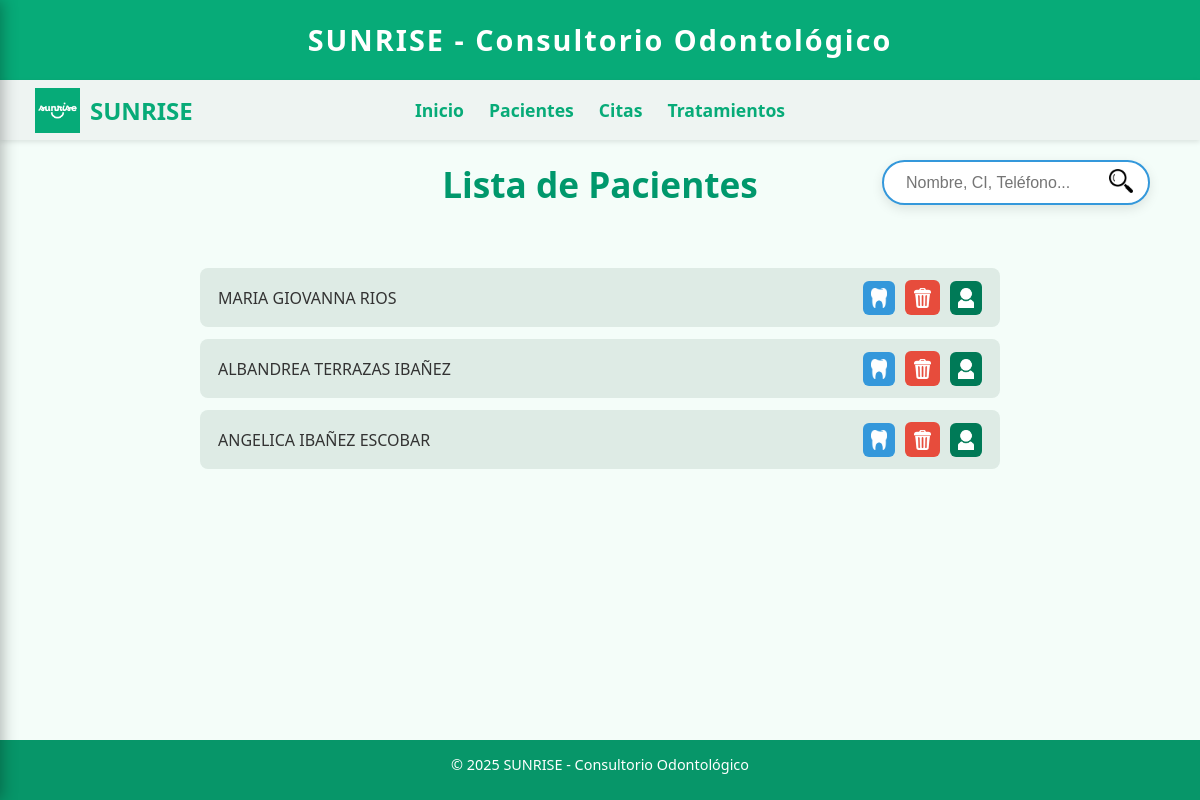
/pacientes/ (signed in), run on the app's committed database.
### SUNRISE/models.py (models this page shows, shortened)
class Paciente(models.Model):
    nombre = models.CharField(max_length=100)
    apellido = models.CharField(max_length=100)
    ci = models.CharField(max_length=20, blank=True, null=True)
    fecha_nacimiento = models.DateField(blank=True, null=True)
    genero = models.CharField(max_length=10, choices=[('masculino', 'Masculino'), ('femenino', 'Femenino')], default='masculino')
    ocupacion = models.CharField(max_length=100, blank=True, null=True)
    telefono = models.CharField(max_length=20, blank=True, null=True)
    fecha_creacion = models.DateTimeField(auto_now_add=True)
    motivo_consulta = models.TextField(blank=True, null=True)
    enfermedad_actual = models.TextField(blank=True, null=True)
    antecedentes_familiares_patologicos = models.TextField(blank=True, null=True)
    anemia = models.CharField(max_length=10, choices=[('si', 'Sí'), ('no', 'No'), ('pendiente', 'Pendiente')], default='pendiente')
    cardiopatias = models.CharField(max_length=10, choices=[('si', 'Sí'), ('no', 'No'), ('pendiente', 'Pendiente')], default='pendiente')
    diabetes = models.CharField(max_length=10, choices=[('si', 'Sí'), ('no', 'No'), ('pendiente', 'Pendiente')], default='pendiente')
    enf_gastricas = models.CharField(max_length=10, choices=[('si', 'Sí'), ('no', 'No'), ('pendiente', 'Pendiente')], default='pendiente')
    epilepsia = models.CharField(max_length=10, choices=[('si', 'Sí'), ('no', 'No'), ('pendiente', 'Pendiente')], default='pendiente')
    hipertencion = models.CharField(max_length=10, choices=[('si', 'Sí'), ('no', 'No'), ('pendiente', 'Pendiente')], default='pendiente')
    vih = models.CharField(max_length=10, choices=[('si', 'Sí'), ('no', 'No'), ('pendiente', 'Pendiente')], default='pendiente')
    observaciones_patologicos = models.TextField(blank=True, null=True)
    tratamiento_medico_actual = models.CharField(max_length=10, choices=[('si', 'Sí'), ('no', 'No'), ('pendiente', 'Pendiente')], default='pendiente')
    tratamiento_medico_desc = models.TextField(blank=True, null=True)
    toma_medicamentos = models.CharField(max_length=10, choices=[('si', 'Sí'), ('no', 'No'), ('pendiente', 'Pendiente')], default='pendiente')
    medicamentos_desc = models.TextField(blank=True, null=True)
    alergias = models.CharField(max_length=10, choices=[('si', 'Sí'), ('no', 'No'), ('pendiente', 'Pendiente')], default='pendiente')
    alergias_desc = models.TextField(blank=True, null=True)
    intervencion_quirurgica = models.CharField(max_length=10, choices=[('si', 'Sí'), ('no', 'No'), ('pendiente', 'Pendiente')], default='pendiente')
    intervencion_quirurgica_desc = models.TextField(blank=True, null=True)
    reaccion_anestecia = models.CharField(max_length=10, choices=[('si', 'Sí'), ('no', 'No'), ('pendiente', 'Pendiente')], default='pendiente')
    reaccion_anestecia_desc = models.TextField(blank=True, null=True)
    hemorragia_exodoncia = models.CharField(max_length=10, choices=[('si', 'Sí'), ('no', 'No'), ('pendiente', 'Pendiente')], default='pendiente')
    hemorragia_exodoncia_desc = models.TextField(blank=True, null=True)
    alteraciones_cicatrizacion = models.CharField(max_length=10, choices=[('si', 'Sí'), ('no', 'No'), ('pendiente', 'Pendiente')], default='pendiente')
    alteraciones_cicatrizacion_desc = models.TextField(blank=True, null=True)
    embarazada = models.CharField(max_length=10, choices=[('si', 'Sí'), ('no', 'No'), ('pendiente', 'Pendiente')], default='pendiente')
    embarazada_desc = models.TextField(blank=True, null=True)
    fuma = models.CharField(max_length=10, choices=[('si', 'Sí'), ('no', 'No'), ('pendiente', 'Pendiente')], default='pendiente')
    bebe = models.CharField(max_length=10, choices=[('si', 'Sí'), ('no', 'No'), ('pendiente', 'Pendiente')], default='pendiente')
    respiracion_bucal = models.CharField(max_length=10, choices=[('si', 'Sí'), ('no', 'No'), ('pendiente', 'Pendiente')], default='pendiente')
    queilofagia = models.CharField(max_length=10, choices=[('si', 'Sí'), ('no', 'No'), ('pendiente', 'Pendiente')], default='pendiente')
    onicofagia = models.CharField(max_length=10, choices=[('si', 'Sí'), ('no', 'No'), ('pendiente', 'Pendiente')], default='pendiente')
    bruxismo = models.CharField(max_length=10, choices=[('si', 'Sí'), ('no', 'No'), ('pendiente', 'Pendiente')], default='pendiente')
    mastica_coca = models.CharField(max_length=10, choices=[('si', 'Sí'), ('no', 'No'), ('pendiente', 'Pendiente')], default='pendiente')
    mastica_chicle = models.CharField(max_length=10, choices=[('si', 'Sí'), ('no', 'No'), ('pendiente', 'Pendiente')], default='pendiente')
    mordisqueo_objetos = models.CharField(max_length=10, choices=[('si', 'Sí'), ('no', 'No'), ('pendiente', 'Pendiente')], default='pendiente')
    uso_biberon = models.CharField(max_length=10, choices=[('si', 'Sí'), ('no', 'No'), ('pendiente', 'Pendiente')], default='pendiente')
    uso_chupon = models.CharField(max_length=10, choices=[('si', 'Sí'), ('no', 'No'), ('pendiente', 'Pendiente')], default='pendiente')
    succion_dedo = models.CharField(max_length=10, choices=[('si', 'Sí'), ('no', 'No'), ('pendiente', 'Pendiente')], default='pendiente')
    higiene_bucal = models.CharField(max_length=10, choices=[('mala', 'Mala'), ('regular', 'Regular'), ('buena', 'Buena'), ('pendiente', 'Pendiente')], default='pendiente')
    frecuencia_cepillado = models.CharField(max_length=100, blank=True, null=True)
    cambio_cepillo = models.CharField(max_length=100, blank=True, null=True)
    suburra = models.CharField(max_length=10, choices=[('si', 'Sí'), ('no', 'No'), ('pendiente', 'Pendiente')], default='pendiente')
    materia_alba = models.CharField(max_length=10, choices=[('si', 'Sí'), ('no', 'No'), ('pendiente', 'Pendiente')], default='pendiente')
    placa_bacteriana = models.CharField(max_length=10, choices=[('si', 'Sí'), ('no', 'No'), ('pendiente', 'Pendiente')], default='pendiente')
    tartaro = models.CharField(max_length=10, choices=[('si', 'Sí'), ('no', 'No'), ('pendiente', 'Pendiente')], default='pendiente')
    halitosis = models.CharField(max_length=10, choices=[('si', 'Sí'), ('no', 'No'), ('pendiente', 'Pendiente')], default='pendiente')
    odontograma_data = models.JSONField(null=True, blank=True, default=dict)

### SUNRISE/views.py (the view, shortened to what this page needs)
# urls.py: path('pacientes/', views.pacientes, name='pacientes'),
@auth_required
def pacientes(request):
    query = request.GET.get('q', '')
    pacientes = Paciente.objects.all()
    return render(request, 'pacientes.html', {'pacientes': pacientes, 'query': query})

### SUNRISE/templates/pacientes.html (shortened to what this page needs)
{% extends 'base.html' %}
{% load static %}
{% block content %}
<div class="buscador">
    <form method="get" action="{% url 'pacientes' %}">
        <div class="buscador-container">
            <input type="text" name="q" placeholder="Nombre, CI, Teléfono..." value="{{ query }}">
            <button type="submit">
                <img src="{% static 'images/lupa.png' %}" alt="Buscar">
            </button>
        </div>
    </form>
</div>
<h2 style="text-align:center;color:#00986c;">Lista de Pacientes</h2>
<div class="lista-pacientes">
    {% for paciente in pacientes %}
    <div class="paciente-item">
        <div class="paciente-info">
            <span>{{ paciente.nombre }} {{ paciente.apellido }}</span>
        </div>
        <div class="acciones">
             <a href="{% url 'odontograma' paciente.id %}" class="btn-odontograma" title="Odontograma">
    <img src="{% static 'images/icon_diente.png' %}" alt="Odontograma" width="20" height="20">
</a>
            {% load static %}
<form method="post" action="{% url 'eliminar_paciente' paciente.id %}" style="display: inline; margin: 0;">
    <button type="button" class="btn-eliminar" onclick="mostrarConfirmacionEliminar('{{ paciente.nombre }} {{ paciente.apellido }}', {{ paciente.id }})">
        <img src="{% static 'images/basurero.png' %}" alt="Eliminar" width="20" height="20">
    </button>
</form>
            {% load static %}
<a href="{% url 'paciente_detalle' paciente.id %}" class="flecha">
    <img src="{% static 'images/icon_paciente.png' %}" alt="Ver detalle" width="20" height="20">
</a>
        </div>
    </div>
    {% empty %}
    <p style="text-align:center;">No hay pacientes registrados.</p>
    {% endfor %}
</div>
<div style="height: 60px;"></div>
{% endblock %}

### SUNRISE/templates/base.html (style rules this page uses)
* { margin: 0; padding: 0; box-sizing: border-box; }
body { margin: 0; font-family: 'Segoe UI', Tahoma, Geneva, Verdana, sans-serif; background-color: #f4fdf9; color: #333; transition: margin-left 0.3s ease; padding-top: 140px; padding-bottom: 60px; min-height: 100vh; }
.content h2 { color: #069467; font-size: 2.2rem; margin-bottom: 20px; }

### SUNRISE/templates/pacientes.html (style rules this page uses)
.buscador { position: absolute; top: 160px; right: 50px; }
.buscador-container { display: flex; align-items: center; gap: 10px; background: white; padding: 2px 10px; border-radius: 25px; box-shadow: 0px 4px 12px rgba(0, 0, 0, 0.1); border: 2px solid #3498db; transition: all 0.3s ease; }
.buscador input { border: none; outline: none; padding: 8px 12px; font-size: 1rem; background: transparent; width: 200px; }
.buscador button { background: none; border: none; cursor: pointer; padding: 5px; border-radius: 50%; transition: all 0.3s ease; }
.buscador img { width: 24px; height: 24px; }
.lista-pacientes { margin-top: 60px; max-width: 800px; margin-left: auto; margin-right: auto; text-align: left; }
.paciente-item { display: flex; align-items: center; justify-content: space-between; padding: 12px 18px; background: #deebe5; border-radius: 8px; margin-bottom: 12px; }
.paciente-info { flex-grow: 1; }
.acciones { display: flex; align-items: center; gap: 10px; }
.btn-eliminar { background-color: #e74c3c; color: white; border: none; padding: 8px 12px; border-radius: 6px; cursor: pointer; font-size: 1.1rem; text-decoration: none; display: flex; align-items: center; justify-content: center; width: 35px; height: 35px; transition: all 0.3s; }
.flecha { background-color: #007a57; color: white; border: none; padding: 17px 16px; border-radius: 6px; cursor: pointer; font-size: 1.3rem; font-weight: bold; text-decoration: none; display: inline-flex; align-items: center; justify-content: center; width: 12px; height: 19px; line-height: 1; transition: all 0.3s; }
.btn-odontograma { background-color: #3498db; color: white; border: none; padding: 17px 16px; border-radius: 6px; cursor: pointer; font-size: 1.3rem; text-decoration: none; display: flex; align-items: center; justify-content: center; width: 13px; height: 19px; transition: all 0.3s; }

### data on the page
Paciente: nombre "MARIA GIOVANNA", apellido "RIOS"
Paciente: nombre "ALBANDREA", apellido "TERRAZAS IBAÑEZ"
Paciente: nombre "ANGELICA", apellido "IBAÑEZ ESCOBAR"
